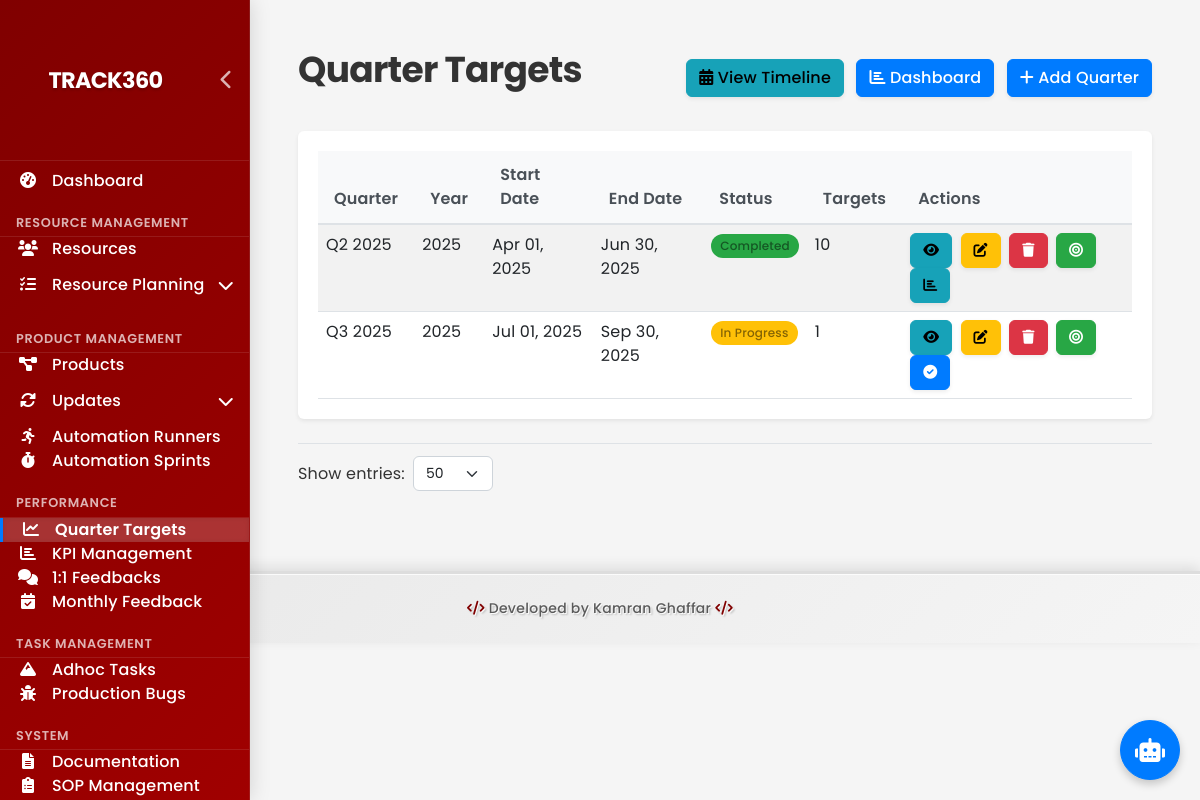
The page /dashboard/quarters/ on the database its author committed.
### dashboard/models.py (models this page shows, shortened)
class Quarter(models.Model):
    QUARTER_CHOICES = [
        (1, 'Q1'),
        (2, 'Q2'),
        (3, 'Q3'),
        (4, 'Q4'),
    ]
    year = models.IntegerField()
    quarter_number = models.IntegerField(choices=QUARTER_CHOICES)
    name = models.CharField(max_length=50, blank=True)
    start_date = models.DateField()
    end_date = models.DateField()
    completed = models.BooleanField(default=False)
    completion_date = models.DateField(null=True, blank=True)
    completion_notes = models.TextField(blank=True)
    created_at = models.DateTimeField(auto_now_add=True)
    updated_at = models.DateTimeField(auto_now=True)
    class Meta:
        unique_together = ('year', 'quarter_number')
        ordering = ['-year', 'quarter_number']

### dashboard/views.py (the view)
# urls.py: path('quarters/', views.QuarterListView.as_view(), name='quarter-list'),
class QuarterListView(PaginationMixin, ListView):
    model = Quarter
    template_name = 'dashboard/quarter_list.html'
    context_object_name = 'quarters'
    ordering = ['-year', 'quarter_number']

### dashboard/views.py (called while the page is built)
    def get_paginate_by(self, queryset):
        page_size = self.request.GET.get('page_size', self.paginate_by)
        try:
            page_size = int(page_size)
            if page_size in [20, 50, 100]:
                return page_size
        except (TypeError, ValueError):
            pass
        return self.paginate_by

    def get_context_data(self, **kwargs):
        context = super().get_context_data(**kwargs)
        context['page_size'] = self.get_paginate_by(self.get_queryset())
        context['available_page_sizes'] = [20, 50, 100]
        return context

### Portable-Dashboard-Deploy/dashboard/templates/dashboard/quarter_list.html (shortened to what this page needs)
{% extends 'dashboard/base.html' %}
{% block content %}
<div class="container-fluid">
    <div class="d-flex justify-content-between align-items-center mb-4">
        <h1>Quarter Targets</h1>
        <div>
            <a href="{% url 'quarter-timeline' %}" class="btn btn-info me-2">
                <i class="fas fa-calendar-alt"></i> View Timeline
            </a>
            <a href="{% url 'quarter-target-dashboard' %}" class="btn btn-primary me-2">
                <i class="fas fa-chart-bar"></i> Dashboard
            </a>
            <a href="{% url 'quarter-create' %}" class="btn btn-primary">
                <i class="fas fa-plus"></i> Add Quarter
            </a>
        </div>
    </div>
    <div class="card">
        <div class="card-body">
            <table class="table table-striped">
                <thead>
                    <tr>
                        <th>Quarter</th>
                        <th>Year</th>
                        <th>Start Date</th>
                        <th>End Date</th>
                        <th>Status</th>
                        <th>Targets</th>
                        <th>Actions</th>
                    </tr>
                </thead>
                <tbody>
                    {% for quarter in quarters %}
                    <tr>
                        <td>{% if quarter.name %}{{ quarter.name }}{% else %}Q{{ quarter.quarter_number }}{% endif %}</td>
                        <td>{{ quarter.year }}</td>
                        <td>{{ quarter.start_date|date:"M d, Y" }}</td>
                        <td>{{ quarter.end_date|date:"M d, Y" }}</td>
                        <td>
                            {% if quarter.completed %}
                            <span class="badge bg-success">Completed</span>
                            {% else %}
                            <span class="badge bg-warning">In Progress</span>
                            {% endif %}
                        </td>
                        <td>{{ quarter.targets.count }}</td>
                        <td>
                            <a href="{% url 'quarter-detail' quarter.id %}" class="btn btn-sm btn-info">
                                <i class="fas fa-eye"></i>
                            </a>
                            <a href="{% url 'quarter-update' quarter.id %}" class="btn btn-sm btn-warning">
                                <i class="fas fa-edit"></i>
                            </a>
                            <a href="{% url 'quarter-delete' quarter.id %}" class="btn btn-sm btn-danger">
                                <i class="fas fa-trash"></i>
                            </a>
                            <a href="{% url 'quarter-target-create' quarter.id %}" class="btn btn-sm btn-success">
                                <i class="fas fa-bullseye"></i>
                            </a>
                            {% if not quarter.completed %}
                            <a href="{% url 'quarter-complete' quarter.id %}" class="btn btn-sm btn-primary">
                                <i class="fas fa-check-circle"></i>
                            </a>
                            {% else %}
                            <a href="{% url 'quarter-summary' quarter.id %}" class="btn btn-sm btn-info">
                                <i class="fas fa-chart-bar"></i>
                            </a>
                            {% endif %}
                        </td>
                    </tr>
                    {% empty %}
                    <tr>
                        <td colspan="7" class="text-center">No quarters available. Create a quarter to get started.</td>
                    </tr>
                    {% endfor %}
                </tbody>
            </table>
        </div>
    </div>
    {% include 'dashboard/includes/pagination.html' %}
</div>
{% endblock %}

### dashboard/static/css/logo.css (style rules this page uses)
:root { --logo-height: 80px; --logo-max-width: 240px; --logo-border-radius: 8px; --logo-transition-speed: 0.3s; --logo-hover-scale: 1.05; --logo-shadow: 0 4px 8px rgba(0, 0, 0, 0.1); --logo-text-color: white; --logo-bg-color: transparent; }

### dashboard/static/css/automation-updates.css (style rules this page uses)
.table { margin-bottom: 0; }
.table thead th { background-color: #f8f9fa; border-bottom: 2px solid #dee2e6; font-weight: 600; color: #495057; padding: 0.75rem 1rem; }
.table tbody tr { transition: all 0.2s; }
.badge { padding: 0.5rem 0.75rem; font-weight: 500; border-radius: 0.25rem; }
.badge.bg-warning { background-color: #fff3cd !important; color: #856404 !important; }
.badge.bg-success { background-color: #d4edda !important; color: #155724 !important; }
.btn-sm { padding: 0.25rem 0.5rem; font-size: 0.875rem; border-radius: 0.2rem; margin-right: 0.25rem; }

### dashboard/static/css/modern-dashboard.css (style rules this page uses)
:root { --primary-color: #4361ee; --primary-light: #4895ef; --primary-dark: #3f37c9; --secondary-color: #4cc9f0; --success-color: #4CAF50; --info-color: #2196F3; --warning-color: #ff9800; --danger-color: #f44336; --light-color: #f8f9fa; --dark-color: #343a40; --gray-100: #f8f9fa; --gray-200: #e9ecef; --gray-300: #dee2e6; --gray-400: #ced4da; --gray-500: #adb5bd; --gray-600: #6c757d; --gray-700: #495057; --gray-800: #343a40; --gray-900: #212529; --shadow-sm: 0 .125rem .25rem rgba(0,0,0,.075); --shadow: 0 .5rem 1rem rgba(0,0,0,.15); --shadow-lg: 0 1rem 3rem rgba(0,0,0,.175); --transition-speed: 0.3s; --border-radius-sm: 0.25rem; --border-radius: 0.5rem; --border-radius-lg: 1rem; }
body { background-color: #f5f7fa; color: var(--gray-800); }
.container-fluid { padding: 1.5rem; }
.card { border: none; border-radius: var(--border-radius); box-shadow: var(--shadow-sm); transition: transform var(--transition-speed), box-shadow var(--transition-speed); margin-bottom: 1.5rem; overflow: hidden; }
.card-body { padding: 1.5rem; }
.table { margin-bottom: 0; }
.table th { font-weight: 600; color: var(--gray-700); border-top: none; background-color: var(--gray-100); }
.table-striped tbody tr:nth-of-type(odd) { background-color: rgba(0, 0, 0, 0.02); }
.badge { padding: 0.5em 0.75em; font-weight: 500; border-radius: 30px; }
.badge.bg-success { background-color: var(--success-color) !important; }
.badge.bg-warning { background-color: var(--warning-color) !important; }
.btn { border-radius: 30px; padding: 0.5rem 1.25rem; font-weight: 500; transition: all var(--transition-speed); box-shadow: var(--shadow-sm); }
.btn-primary { background-color: var(--primary-color); border-color: var(--primary-color); }
.btn-success { background-color: var(--success-color); border-color: var(--success-color); }
.btn-info { background-color: var(--info-color); border-color: var(--info-color); }
.btn-warning { background-color: var(--warning-color); border-color: var(--warning-color); }
.btn-danger { background-color: var(--danger-color); border-color: var(--danger-color); }
.btn-sm { padding: 0.25rem 0.75rem; font-size: 0.875rem; }

### Portable-Dashboard-Deploy/dashboard/templates/dashboard/base.html (style rules this page uses)
:root { --primary-color: #007bff; --secondary-color: #6c757d; --success-color: #28a745; --danger-color: #dc3545; --warning-color: #ffc107; --info-color: #17a2b8; --dark-color: #343a40; --light-color: #f8f9fa; --body-bg: #f5f5f5; --card-bg: #ffffff; --sidebar-width: 250px; --sidebar-collapsed-width: 70px; --header-height: 60px; --footer-height: 60px; --border-radius: 0.375rem; --box-shadow: 0 0.125rem 0.25rem rgba(0, 0, 0, 0.075); --transition-speed: 0.3s; }
body { background-color: var(--body-bg); font-family: 'Poppins', 'Roboto', -apple-system, BlinkMacSystemFont, "Segoe UI", Arial, sans-serif; line-height: 1.5; color: #333; overflow-x: hidden; letter-spacing: 0.01em; }
h1, h2, h3, h4, h5, h6 { font-family: 'Poppins', 'Roboto', sans-serif; font-weight: 600; letter-spacing: -0.02em; margin-bottom: 1rem; }
h1 { font-size: 2.25rem; font-weight: 700; }
.card { margin-bottom: 1.5rem; border: none; border-radius: var(--border-radius); box-shadow: var(--box-shadow); background-color: var(--card-bg); transition: transform 0.2s, box-shadow 0.2s; }
.card-body { padding: 1.25rem; }
.table { margin-bottom: 0; }
.table th { font-weight: 600; background-color: rgba(0, 0, 0, 0.02); }
.btn { border-radius: var(--border-radius); padding: 0.375rem 0.75rem; font-weight: 500; transition: all 0.2s; }
.btn-primary { background-color: var(--primary-color); border-color: var(--primary-color); }

### rows shown on the page
Quarter: name "Q2 2025", year "2025", start_date "Apr 01, 2025", end_date "Jun 30, 2025", completed "Completed", targets.count "10"
Quarter: name "Q3 2025", year "2025", start_date "Jul 01, 2025", end_date "Sep 30, 2025", completed "In Progress", targets.count "1"

### other values the page prints
form field value "50"
